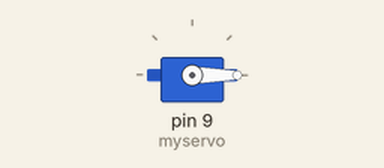
Recording of a sketch running on a simulated Arduino Uno, built with avr-gcc and run on an emulated ATmega328P. Parts: servo.

Above: at 0.05 s.
At 1.25 s:
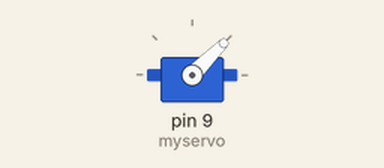
At 2.5 s:
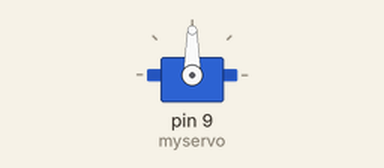
At 5.0 s:
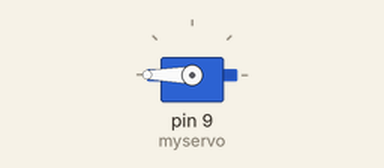
Timing chart, 0 to 6.5 s (numbered marks = the images above):
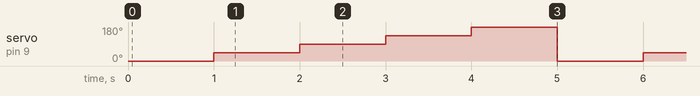

The sketch:

Servo.ino
```cpp
#include <Servo.h>

Servo myservo;

void setup() {
  myservo.attach(9); // Servo D9 par laga hai
}

void loop() {
  myservo.write(0);   // 0 degree
  delay(1000);
  myservo.write(45);  // 45 degree
  delay(1000);
  myservo.write(90);  // 90 degree
  delay(1000);
  myservo.write(135); // 135 degree
  delay(1000);
  myservo.write(180); // 180 degree
  delay(1000);
}
```

Measured:
- by itself, servo on pin 9 (myservo): repeats every 5.0 s: 90° 1.0 s, 135° 1.0 s, 180° 1.0 s, 0° 1.0 s, 45° 1.0 s
